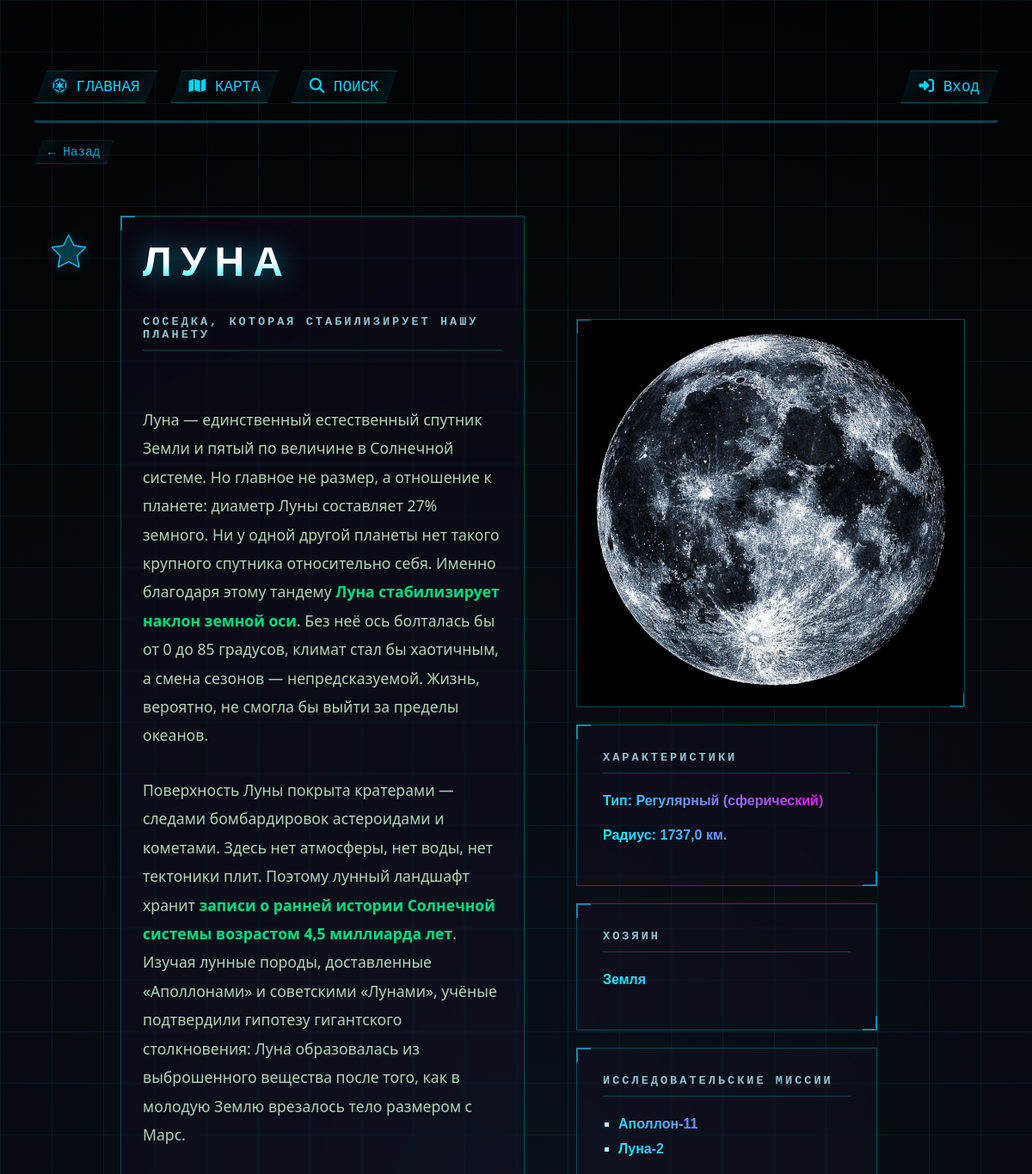
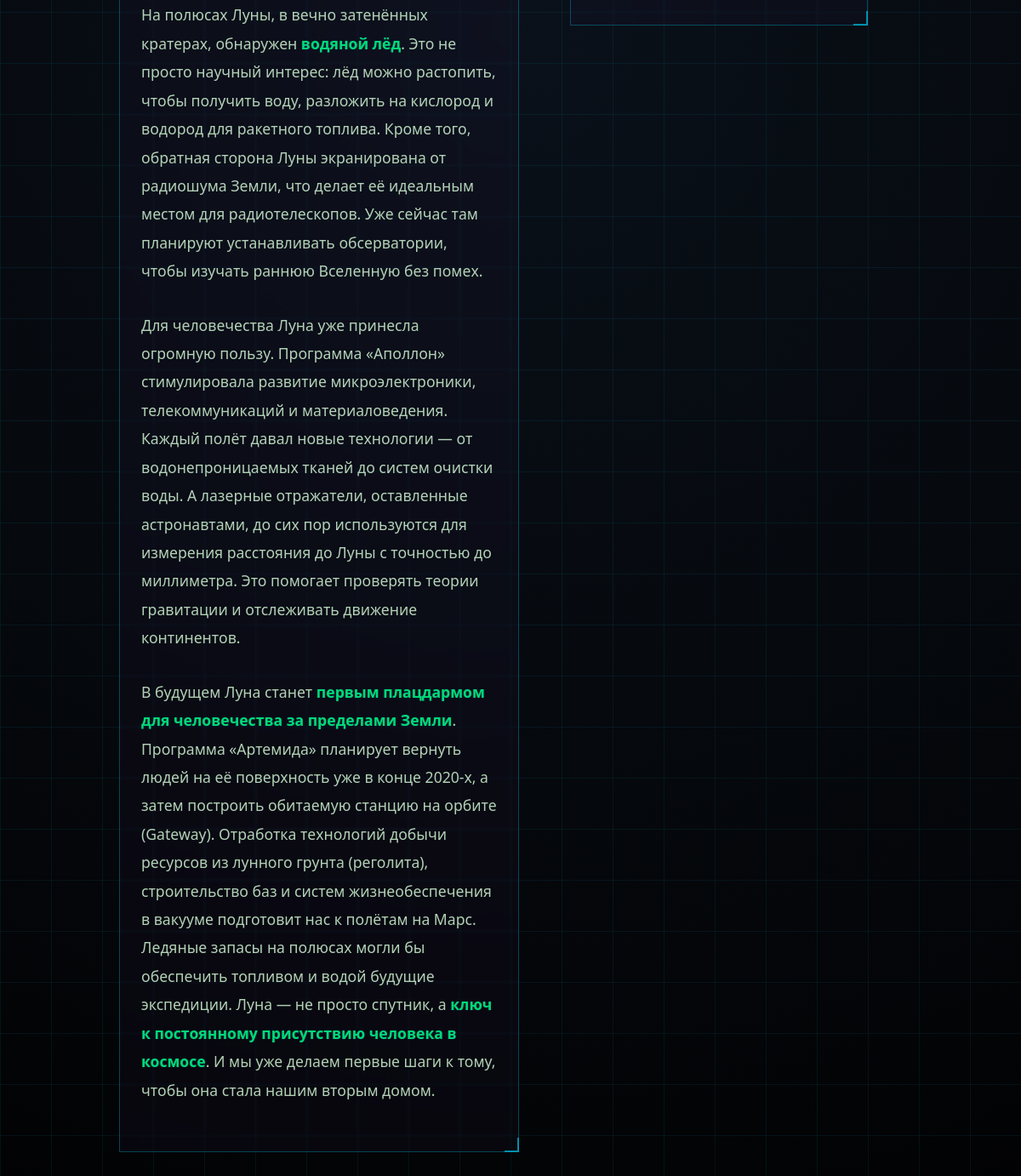
The page /satellite/1/ on the database its author committed (2 pictures, top to bottom).
### planets/models.py (models this page shows, shortened)
class Satellite(models.Model):
    class SatelliteType(models.TextChoices):
        REGULAR = 'REG', 'Регулярный (сферический)'
        IRREGULAR = 'IRR', 'Нерегулярный (астероидный)'
        PROVISIONAL = 'PRO', 'Временный (захваченный)'
    name = models.TextField(max_length=20, verbose_name="Название спутника")
    planet = models.ForeignKey(
        'Planet',
        on_delete=models.PROTECT,
        related_name='satellites',
        verbose_name="Планета-хозяин"
    )
    satellite_type = models.CharField(
        max_length=3,
        choices=SatelliteType.choices,
        default=SatelliteType.REGULAR,
        verbose_name="Тип спутника"
    )
    radius = models.FloatField(verbose_name="Радиус (км)")
    text = models.TextField(blank=True, null=True, verbose_name="Текст спутника")
    image = models.ImageField(upload_to='satellites/', blank=True, null=True, verbose_name='Изображение')

class Planet(models.Model):
    class PlanetType(models.TextChoices):
        TERRESTRIAL = 'TER', 'Земная группа'
        GAS_GIANT = 'GAS', 'Газовый гигант'
        ICE_GIANT = 'ICE', 'Ледяной гигант'
        DWARF = 'DWA', 'Карликовая планета'
    name = models.TextField(max_length=20, verbose_name="Название планеты")
    order = models.IntegerField(verbose_name="Порядок от солнца")
    planet_type = models.CharField(
        max_length=3,
        choices=PlanetType.choices,
        default=PlanetType.TERRESTRIAL,
        verbose_name="Тип планеты"
    )
    radius = models.FloatField(verbose_name="Радиус (км)")
    text = models.TextField(blank=True, null=True, verbose_name="Текст планеты")
    image = models.ImageField(upload_to='planets/', blank=True, null=True, verbose_name='Изображение')

class Mission(models.Model):
    class MissionType(models.TextChoices):
        MARS_ROVER = 'MRV', 'Марсоход'
        TELESCOPE = 'TEL', 'Телескоп'
        SPACESTATION = 'STA', 'Космическая станция'
        RESUPPLY = 'ORB', 'Орбитальный аппарат'
        OTHER = 'OTH', 'Другая'
    name = models.CharField(max_length=50, verbose_name="Название миссии")
    space_agency = models.ManyToManyField('SpaceAgency', related_name='missions', verbose_name='Космические агентства')
    mission_type = models.CharField(
        max_length=3,
        choices=MissionType.choices,
        default=MissionType.OTHER,
        verbose_name="Тип миссии"
    )
    launch_date = models.DateField(verbose_name="Дата запуска")
    target_planets = models.ManyToManyField('Planet', blank=True, verbose_name="Цели (планеты)")
    target_satellites = models.ManyToManyField('Satellite', blank=True, verbose_name="Цели (спутники)")
    class StatusChoices(models.TextChoices):
        ACTIVE = 'active', 'Активна'
        COMPLETED = 'completed', 'Завершена'
        PLANNED = 'planned', 'Планируется'
    status = models.CharField(
        max_length=10,
        choices=StatusChoices.choices,
        default=StatusChoices.PLANNED,
        verbose_name='Статус'
    )
    duration_days = models.PositiveIntegerField(blank=True, null=True, verbose_name="Длительность (дней)")
    text = models.TextField(blank=True, null=True, verbose_name="Описание миссии")
    success = models.BooleanField(default=False, verbose_name="Успешность")
    image = models.ImageField(upload_to='missions/', blank=True, null=True, verbose_name='Изображение миссии')
    def display_space_agencies(self):
        return ", ".join([str(sa) for sa in self.space_agency.all()])
    display_space_agencies.short_description = "Агентства"

### planets/views.py (the view)
# urls.py: path('satellite/<int:pk>/', views.satellite_detail, name='satellite_detail'),
@track_user_activity(Satellite)
def satellite_detail(request, pk, is_favorite=False):
    cache_key = f"satellite:{pk}:detail"
    cached_context = cache.get(cache_key)
    if cached_context is not None:
        return render(request, 'planets/satellite_detail.html', cached_context)
    satellite = get_object_or_404(Satellite, pk=pk)
    first_line, remaining_text = separate_first_line(satellite);
    context={
        'satellite': satellite,
        'first_line': first_line,
        'remaining_text': remaining_text,
        'is_favorite': is_favorite,
        'content_type': 'satellite',
        }
    cache.set(cache_key, context, timeout=60 * 15)
    return render(request, 'planets/satellite_detail.html', context)

### planets/utils.py (called while the page is built)
def separate_first_line(obj):
    first_line = obj.text.splitlines()[0] if obj.text else ''
    lines = obj.text.splitlines()
    remaining_text = "\n".join(lines[1:])
    return first_line, remaining_text

### planets/templates/planets/satellite_detail.html (shortened to what this page needs)
﻿{% extends 'base.html' %}
{% load static %}
{% block css_additional %}
<link rel="stylesheet" href="{% static 'css/details.css' %}">
{% endblock %}
{% block content %}
<div class="detail-content">
    {% include 'includes/button_favorite.html' with content_type='satellite' object_id=satellite.id is_favorite=is_favorite %}
    <main class="main-content">
        <article class="sci-fi-panel" style="position: relative;">
            <div class="text-block">
                <div style="display: flex; justify-content: space-between; align-items: center;">
                    <h1>{{ satellite.name }}</h1>
                </div>
                <div style="text-align: left;">
                    <h2 class="panel-header" style="margin-top: 20px;">{{ first_line }}</h2>
                    <p style="margin-top: 15px;">{{ remaining_text|safe|linebreaks }}</p>
                </div>
            </div>
        </article>
    </main>
    <aside class="side-column">
        <div class="image-container sci-fi-panel">
            {% if satellite.image %}
            <img src="{{ satellite.image.url }}" alt="{{ satellite.name }}" />
            {% else %}
            <img src="{% static 'images/default.jpg' %}" alt="Нет изображения" />
            {% endif %}
        </div>
        <div class="column-container sci-fi-panel">
            <div class="panel-header">Характеристики</div>
            <div class="info-text">
                <p>Тип: <span class="custom-style">{{ satellite.get_satellite_type_display }}</span></p>
                <p>Радиус: <span class="custom-style">{{ satellite.radius }} км.</span></p>
            </div>
        </div>
        <div class="column-container sci-fi-panel">
            <div class="panel-header">Хозяин</div>
            <div class="info-text">
                <p>
                    <span class="custom-style">
                        <a href="{% url 'planet_detail' pk=satellite.planet.pk %}" style="color: var(--neon-blue); text-decoration: none;">
                            {{ satellite.planet.name }}
                        </a>
                    </span>
                </p>
            </div>
        </div>
        {% if satellite.mission_set.exists %}
        <div class="column-container sci-fi-panel">
            <div class="panel-header">Исследовательские миссии</div>
            <div class="info-text">
                <ul style="list-style: square; padding-left: 18px;">
                    {% for mission in satellite.mission_set.all %}
                    <li style="margin-bottom: 5px;">
                        <a href="{% url 'mission_detail' pk=mission.pk %}" style="color: #fff; text-decoration: none; transition: 0.3s;" onmouseover="this.style.color='var(--neon-blue)'" onmouseout="this.style.color='#fff'">
                            {{ mission.name }}
                        </a>
                    </li>
                    {% endfor %}
                </ul>
            </div>
        </div>
        {% endif %}
    </aside>
</div>
{% endblock %}

### static/css/base.css (style rules this page uses)
:root { --dark-bg-center: #0a111a; --dark-bg-edge: #020203; --grid-color: rgba(0, 212, 255, 0.07); --neon-blue: #00d4ff; --neon-blue-faded: rgba(0, 212, 255, 0.3); --font-mono: 'Courier New', Courier, monospace; --font-main: 'Segoe UI', Roboto, Helvetica, Arial, sans-serif; --font-header: 'Orbitron', sans-serif; }
body { margin: 0; padding: 20px 40px 40px 40px; box-sizing: border-box; min-height: 100vh; color: #b0f2ff; font-family: var(--font-main); background: linear-gradient(var(--grid-color) 1px, transparent 1px), linear-gradient(90deg, var(--grid-color) 1px, transparent 1px), radial-gradient(circle at center, var(--dark-bg-center) 0%, var(--dark-bg-edge) 100%); background-size: 60px 60px, 60px 60px, 100% 100%; background-attachment: fixed; display: grid; grid-template-rows: auto 1fr; grid-gap: 20px; scrollbar-width: none; }
html { scrollbar-width: none; -ms-overflow-style: none; }
h1 { font-family: var(--font-header); font-size: 48px; font-weight: 900; text-transform: uppercase; letter-spacing: 8px; margin-bottom: 20px; text-align: center; background: linear-gradient(to bottom, #fff 50%, #00f3ff 100%); -webkit-background-clip: text; -webkit-text-fill-color: transparent; filter: drop-shadow(0 0 10px rgba(0, 243, 255, 0.8)); text-align: left }

### static/css/button_favorite.css (style rules this page uses)
.sci-fi-panel { flex-grow: 1; transition: transform 0.2s, box-shadow 0.2s; border: 1px solid var(--neon-blue-faded); background: rgba(0, 20, 30, 0.4); backdrop-filter: blur(5px); padding: 25px; position: relative; }

### static/css/details.css (style rules this page uses)
:root { --neon-blue: #00d4ff; }
.sci-fi-panel { background: rgba(30, 20, 50, 0.2); backdrop-filter: blur(1px); position: relative; padding: 25px; transition: all 0.4s ease; }
.sci-fi-panel::before, .sci-fi-panel::after { content: ''; position: absolute; width: 15px; height: 15px; border: 2px solid var(--neon-blue); opacity: 0.6; transition: all 0.4s ease; }
.sci-fi-panel::before { top: -1px; left: -1px; border-right: none; border-bottom: none; }
.sci-fi-panel::after { bottom: -1px; right: -1px; border-left: none; border-top: none; }
body { overflow-x: hidden; width: 100vw; }
.detail-content { display: flex; flex-direction: row; justify-content: space-between; align-items: flex-start; gap: 40px; max-width: 1400px; margin: 40px auto; padding: 0 20px; box-sizing: border-box; }
.main-content { flex: 1; display: flex; flex-direction: column; align-items: center; text-align: center; }
.column-container { width: 350px; padding: 30px; box-sizing: border-box; }
.panel-header { font-family: var(--font-mono); font-weight: bold; text-transform: uppercase; border-bottom: 1px solid var(--neon-blue-faded); margin-bottom: 20px; padding-bottom: 10px; letter-spacing: 3px; font-size: 0.85rem; opacity: 0.8; }
.text-block h1 { font-family: var(--font-header); font-size: 3rem; margin: 0 0 15px 0; letter-spacing: 10px; background: linear-gradient(to bottom, #fff 50%, #00f3ff 100%); background-clip: text; -webkit-background-clip: text; -webkit-text-fill-color: transparent; filter: drop-shadow(0 0 15px rgba(0, 212, 255, 0.6)); }
.text-block p { font-size: 1.1rem; line-height: 1.9; margin-bottom: 30px; max-width: 600px; color: #D1F5D3; opacity: 0.85; }
.info-text { font-family: var(--font-header); font-size: 16px; line-height: 1.5; background: linear-gradient(45deg, #00ffff, #ff00ff); background-clip: text; -webkit-background-clip: text; -webkit-text-fill-color: transparent; font-weight: bold; }
.side-column { flex: 0 0 450px; display: flex; flex-direction: column; gap: 20px; margin-top: 100px; padding: 20px; }
.main-content .text-block .custom-style { color: #00FF88; font-weight: bold; text-shadow: 0 0 2px rgba(0, 160, 255, 0.3); }
.image-container { width: 100%; max-height: 500px; overflow: hidden; display: flex; justify-content: center; align-items: center; padding: 0; }
.image-container img { width: 100%; height: 100%; object-fit: cover; display: block; object-fit: contain; }

### rows shown on the page
Satellite: name "ЛУНА", image (picture), satellite_type "Регулярный (сферический)", radius "1737,0", planet.name "Земля"
Mission: name "Аполлон-11"
Mission: name "Луна-2"

### other values the page prints
{{ first_line }} "СОСЕДКА, КОТОРАЯ СТАБИЛИЗИРУЕТ НАШУ ПЛАНЕТУ"
